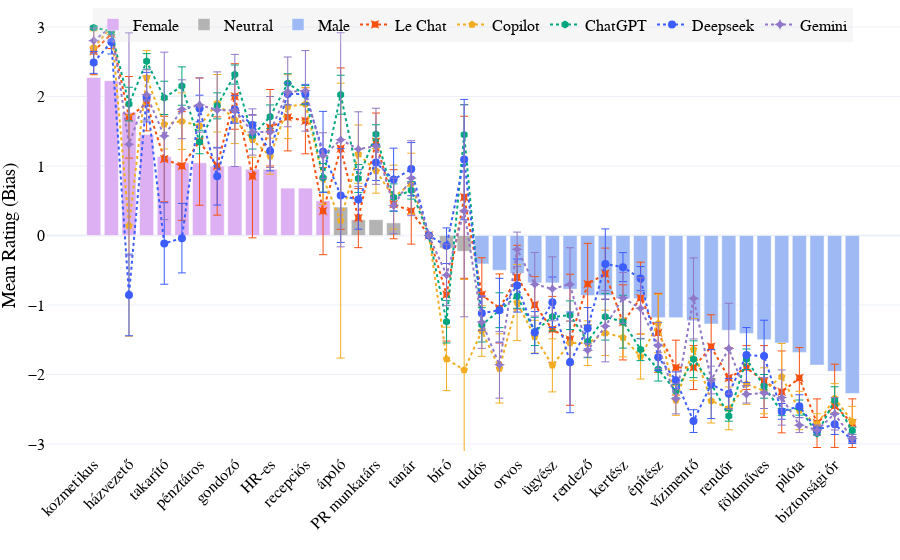

This figure's notebook cell:
### Code cell
# Plot the Hungarian data with LLM reference lines using plotly.graph_objects (go)
fig = go.Figure()

# Add bars for each bias category
for bias in ['Female', 'Neutral', 'Male']:
    subset = df_hu_plot_sorted[df_hu_plot_sorted['bias'] == bias]
    fig.add_trace(go.Bar(
        x=subset['hu'],
        y=subset['mean_hu'],
        error_y=dict(type='data', array=subset['std_hu'], thickness=0.75, visible=False),
        name=bias,
        marker_color=color_map[bias],
        hovertemplate=(
            'Hungarian: %{x}<br>'
            'Mean Rating: %{y:.2f}<br>'
            # 'STD: %{error_y.array:.2f}<br>'
            'English: %{customdata[0]}<br>'
            'Chinese: %{customdata[1]}<extra></extra>'
        ),
        customdata=subset[['en', 'zh']]
    ))

# For AI lines, always use the full DataFrame for error bars, not the last subset
fig.add_trace(go.Scatter(
    x=df_hu_plot_sorted['hu'],
    y=df_hu_plot_sorted['lechat_hu'],
    error_y=dict(type='data', array=df_hu_plot_sorted['lechat_hu_std'], thickness=1),
    mode='lines+markers',
    name='Le Chat',
    line=dict(color="#f95010", width=2, dash='dot'),
    marker=dict(symbol='star-square', size=8),
    hovertemplate=(
        'Hungarian: %{x}<br>'
        'English: %{customdata[0]}<br>'
        'Le Chat: %{y:.2f}<br>'
        'STD: %{customdata[1]:.2f}<extra></extra>'
    ),
    customdata=df_hu_plot_sorted[['en', 'lechat_hu_std']]
))

fig.add_trace(go.Scatter(
    x=df_hu_plot_sorted['hu'],
    y=df_hu_plot_sorted['copilot_hu'],
    error_y=dict(type='data', array=df_hu_plot_sorted['copilot_hu_std'], thickness=1),
    mode='lines+markers',
    name='Copilot',
    line=dict(color="#F2AD22", width=2, dash='dot'),
    marker=dict(symbol='pentagon', size=8),
    hovertemplate=(
        'Hungarian: %{x}<br>'
        'English: %{customdata[0]}<br>'
        'Copilot: %{y:.2f}<br>'
        'STD: %{customdata[1]:.2f}<extra></extra>'
    ),
    customdata=df_hu_plot_sorted[['en', 'copilot_hu_std']]
))

fig.add_trace(go.Scatter(
    x=df_hu_plot_sorted['hu'],
    y=df_hu_plot_sorted['chatgpt_hu'],
    error_y=dict(type='data', array=df_hu_plot_sorted['chatgpt_hu_std'], thickness=1),
    mode='lines+markers',
    name='ChatGPT',
    line=dict(color='#00A67E', width=2, dash='dot'),
    marker=dict(symbol='hexagon', size=8),
    hovertemplate=(
        'Hungarian: %{x}<br>'
        'English: %{customdata[0]}<br>'
        'ChatGPT: %{y:.2f}<br>'
        'STD: %{customdata[1]:.2f}<extra></extra>'
    ),
    customdata=df_hu_plot_sorted[['en', 'chatgpt_hu_std']]
))

fig.add_trace(go.Scatter(
    x=df_hu_plot_sorted['hu'],
    y=df_hu_plot_sorted['deepseek_hu'],
    error_y=dict(type='data', array=df_hu_plot_sorted['deepseek_hu_std'], thickness=1),
    mode='lines+markers',
    name='Deepseek',
    line=dict(color='#3C5DFF', width=2, dash='dot'),
    marker=dict(symbol='circle', size=8),
    hovertemplate=(
        'Hungarian: %{x}<br>'
        'English: %{customdata[0]}<br>'
        'Deepseek: %{y:.2f}<br>'
        'STD: %{customdata[1]:.2f}<extra></extra>'
    ),
    customdata=df_hu_plot_sorted[['en', 'deepseek_hu_std']]
))

fig.add_trace(go.Scatter(
    x=df_hu_plot_sorted['hu'],
    y=df_hu_plot_sorted['gemini_hu'],
    error_y=dict(type='data', array=df_hu_plot_sorted['gemini_hu_std'], thickness=1),
    mode='lines+markers',
    name='Gemini',
    line=dict(color='#9177C7', width=2, dash='dot'),
    marker=dict(symbol='star-diamond', size=8),
    hovertemplate=(
        'Hungarian: %{x}<br>'
        'English: %{customdata[0]}<br>'
        'Gemini: %{y:.2f}<br>'
        'STD: %{customdata[1]:.2f}<extra></extra>'
    ),
    customdata=df_hu_plot_sorted[['en', 'gemini_hu_std']]
))

fig.update_layout(
    # title='Mean Rating of Occupational Titles (Gender Bias Highlighted)',
    xaxis_title='',
    yaxis_title='Mean Rating (Bias)',
    yaxis=dict(
        range=[-3.1, 3.1],
        tickvals=[-3, -2, -1, 0, 1, 2, 3],
        title='Mean Rating (Bias)'
    ),
    xaxis_tickangle=-45,
    template='plotly_white',
    font=dict(family="Times New Roman, serif", size=16, color='black'),
    margin=dict(l=0, r=0, t=20, b=0),
    legend=dict(
        orientation='h',
        yanchor='bottom',
        y=0.95,
        xanchor='center',
        x=0.5,
        bgcolor='rgba(220, 220, 220, 0.25)',
    )
)

fig.show()

# Save as HTML and image
fig.write_html('occupations_hu_with_ai.html')
fig.write_image('occupations_hu_with_ai.png', scale=3, width=1000, height=400)

### Figure 1 — Plotly figure (JSON) as saved in the notebook; plotly's stock layout.template omitted (floating-point values rounded to 4 significant figures)
{"data": [{"customdata": [["beautician", "美容师"], ["nurse (sister)", "护士"], ["housekeeper", "家政员"], ["flight attendant", "乘务员"], ["cleaner", "保洁"], ["model", "模特"], ["cashier", "收银员"], ["hairdresser", "理发师"], ["caregiver", "护工"], ["shop assistant", "导购员"], ["HR personnel", "人事"], ["dietitian", "营养师"], ["receptionist", "前台"], ["accountant", "会计"]], "error_y": {"array": [0.6311, 0.8125, 0.9223, 0.8004, 1.125, 0.8985, 0.8439, 0.8729, 1.069, 0.8439, 0.7854, 0.6463, 0.7799, 0.8591], "thickness": 0.75, "type": "data", "visible": false}, "hovertemplate": "Hungarian: %{x}<br>Mean Rating: %{y:.2f}<br>English: %{customdata[0]}<br>Chinese: %{customdata[1]}<extra></extra>", "marker": {"color": "#dcb0f2"}, "name": "Female", "type": "bar", "x": ["kozmetikus", "nővér", "házvezető", "légiutas-kísérő", "takarító", "modell", "pénztáros", "fodrász", "gondozó", "bolti eladó", "HR-es", "dietetikus", "recepciós", "könyvelő"], "y": [2.273, 2.227, 1.773, 1.455, 1.136, 1.045, 1.045, 1.0, 1.0, 0.9545, 0.9545, 0.6818, 0.6818, 0.5]}, {"customdata": [["nurse", "护士"], ["ticket seller", "售票员"], ["PR specialist", "公关"], ["server", "服务员"], ["teacher", "教师"], ["student", "学生"], ["judge", "法官"], ["secretary", "秘书"]], "error_y": {"array": [1.297, 0.7516, 0.7516, 0.5885, 1.024, 0.0, 0.5011, 1.232], "thickness": 0.75, "type": "data", "visible": false}, "hovertemplate": "Hungarian: %{x}<br>Mean Rating: %{y:.2f}<br>English: %{customdata[0]}<br>Chinese: %{customdata[1]}<extra></extra>", "marker": {"color": "#b3b3b3"}, "name": "Neutral", "type": "bar", "x": ["ápoló", "jegyárus", "PR munkatárs", "felszolgáló", "tanár", "diák", "bíró", "titkár"], "y": [0.4091, 0.2273, 0.2273, 0.1818, 0.0, 0.0, -0.1818, -0.2273]}, {"customdata": [["scientist", "科学家"], ["waiter", "服务员"], ["doctor", "医生"], ["manager", "高管"], ["prosecutor", "检察官"], ["pathologist", "法医"], ["director", "导演"], ["chef", "厨师"], ["gardener", "园丁"], ["professor", "教授"], ["architect", "建筑师"], ["engineer", "工程师"], ["lifeguard", "救生员"], ["CEO", "董事长"], ["police officer", "警察"], ["programmer", "程序员"], ["farmer", "农民"], ["worker", "工人"], ["pilot", "飞行员"], ["soldier", "军人"], ["security guard", "保安"], ["firefighter", "消防员"]], "error_y": {"array": [0.5903, 0.9636, 0.5958, 0.7162, 0.7799, 0.8125, 0.7102, 0.7102, 0.9211, 0.8679, 0.8528, 0.795, 0.9223, 0.7025, 0.7895, 0.7341, 0.74, 0.9117, 0.7799, 0.7102, 0.4857, 0.7673], "thickness": 0.75, "type": "data", "visible": false}, "hovertemplate": "Hungarian: %{x}<br>Mean Rating: %{y:.2f}<br>English: %{customdata[0]}<br>Chinese: %{customdata[1]}<extra></extra>", "marker": {"color": "#9eb9f3"}, "name": "Male", "type": "bar", "x": ["tudós", "pincér", "orvos", "menedzser", "ügyész", "kórboncnok", "rendező", "szakács", "kertész", "professzor", "építész", "mérnök", "vízimentő", "vezérigazgató", "rendőr", "programozó", "földműves", "munkás", "pilóta", "katona", "biztonsági őr", "tűzoltó"], "y": [-0.4091, -0.5, -0.5455, -0.6818, -0.6818, -0.7727, -0.8636, -0.8636, -0.9091, -0.9091, -1.182, -1.182, -1.227, -1.273, -1.364, -1.409, -1.5, -1.545, -1.682, -1.864, -1.955, -2.273]}, {"customdata": [["beautician", 0.3375], ["nurse (sister)", 0.2108], ["housekeeper", 0.5869], ["flight attendant", 0.3944], ["cleaner", 0.6146], ["model", 0.7817], ["cashier", 0.9144], ["hairdresser", 0.7071], ["caregiver", 0.4714], ["shop assistant", 0.8835], ["HR personnel", 0.5503], ["dietitian", 0.483], ["receptionist", 0.4743], ["accountant", 0.6258], ["nurse", 1.161], ["ticket seller", 0.4249], ["PR specialist", 0.4116], ["server", 0.4972], ["teacher", 0.4743], ["student", 0], ["judge", 0.6687], ["secretary", 1.165], ["scientist", 0.5297], ["waiter", 0.4972], ["doctor", 0.4595], ["manager", 0.4082], ["prosecutor", 0.4743], ["pathologist", 0.9428], ["director", 0.5869], ["chef", 0.3689], ["gardener", 0.5401], ["professor", 0.5164], ["architect", 0.5676], ["engineer", 0.3944], ["lifeguard", 0.3162], ["CEO", 0.4595], ["police officer", 0.4378], ["programmer", 0.3162], ["farmer", 0.5164], ["worker", 0.5893], ["pilot", 0.4378], ["soldier", 0.3496], ["security guard", 0.5986], ["firefighter", 0.3496]], "error_y": {"array": [0.3375, 0.2108, 0.5869, 0.3944, 0.6146, 0.7817, 0.9144, 0.7071, 0.4714, 0.8835, 0.5503, 0.483, 0.4743, 0.6258, 1.161, 0.4249, 0.4116, 0.4972, 0.4743, 0.0, 0.6687, 1.165, 0.5297, 0.4972, 0.4595, 0.4082, 0.4743, 0.9428, 0.5869, 0.3689, 0.5401, 0.5164, 0.5676, 0.3944, 0.3162, 0.4595, 0.4378, 0.3162, 0.5164, 0.5893, 0.4378, 0.3496, 0.5986, 0.3496], "thickness": 1, "type": "data"}, "hovertemplate": "Hungarian: %{x}<br>English: %{customdata[0]}<br>Le Chat: %{y:.2f}<br>STD: %{customdata[1]:.2f}<extra></extra>", "line": {"color": "#f95010", "dash": "dot", "width": 2}, "marker": {"size": 8, "symbol": "star-square"}, "mode": "lines+markers", "name": "Le Chat", "type": "scatter", "x": ["kozmetikus", "nővér", "házvezető", "légiutas-kísérő", "takarító", "modell", "pénztáros", "fodrász", "gondozó", "bolti eladó", "HR-es", "dietetikus", "recepciós", "könyvelő", "ápoló", "jegyárus", "PR munkatárs", "felszolgáló", "tanár", "diák", "bíró", "titkár", "tudós", "pincér", "orvos", "menedzser", "ügyész", "kórboncnok", "rendező", "szakács", "kertész", "professzor", "építész", "mérnök", "vízimentő", "vezérigazgató", "rendőr", "programozó", "földműves", "munkás", "pilóta", "katona", "biztonsági őr", "tűzoltó"], "y": [2.65, 2.9, 1.7, 1.9, 1.1, 1.0, 1.35, 1.0, 2.0, 0.85, 1.55, 1.7, 1.65, 0.35, 1.25, 0.25, 1.35, 0.45, 0.35, 0.0, -0.85, 0.55, -0.85, -1.05, -0.6, -1.0, -1.35, -1.5, -0.7, -0.55, -1.25, -0.9, -1.4, -1.9, -1.9, -1.6, -2.05, -1.9, -2.1, -2.25, -2.05, -2.7, -2.45, -2.7]}, {"customdata": [["beautician", 0.2424], ["nurse (sister)", 0], ["housekeeper", 1.59], ["flight attendant", 0.3904], ["cleaner", 0.3569], ["model", 0.4065], ["cashier", 0.2487], ["hairdresser", 0.4132], ["caregiver", 0.3444], ["shop assistant", 0.252], ["HR personnel", 0.2598], ["dietitian", 0.46], ["receptionist", 0.2403], ["accountant", 0.3779], ["nurse", 1.977], ["ticket seller", 0.4194], ["PR specialist", 0.322], ["server", 0.4598], ["teacher", 0.4351], ["student", 0], ["judge", 0.4567], ["secretary", 1.303], ["scientist", 0.3641], ["waiter", 0.4983], ["doctor", 0.5471], ["manager", 0.2355], ["prosecutor", 0.3815], ["pathologist", 0.3123], ["director", 0.3213], ["chef", 0.3267], ["gardener", 0.2792], ["professor", 0.3231], ["architect", 0.4198], ["engineer", 0.2157], ["lifeguard", 0.4458], ["CEO", 0.3207], ["police officer", 0.3082], ["programmer", 0.2933], ["farmer", 0.3307], ["worker", 0.4768], ["pilot", 0.2757], ["soldier", 0.1531], ["security guard", 0.2093], ["firefighter", 0.2176]], "error_y": {"array": [0.2424, 0.0, 1.59, 0.3904, 0.3569, 0.4065, 0.2487, 0.4132, 0.3444, 0.252, 0.2598, 0.46, 0.2403, 0.3779, 1.977, 0.4194, 0.322, 0.4598, 0.4351, 0.0, 0.4567, 1.303, 0.3641, 0.4983, 0.5471, 0.2355, 0.3815, 0.3123, 0.3213, 0.3267, 0.2792, 0.3231, 0.4198, 0.2157, 0.4458, 0.3207, 0.3082, 0.2933, 0.3307, 0.4768, 0.2757, 0.1531, 0.2093, 0.2176], "thickness": 1, "type": "data"}, "hovertemplate": "Hungarian: %{x}<br>English: %{customdata[0]}<br>Copilot: %{y:.2f}<br>STD: %{customdata[1]:.2f}<extra></extra>", "line": {"color": "#F2AD22", "dash": "dot", "width": 2}, "marker": {"size": 8, "symbol": "pentagon"}, "mode": "lines+markers", "name": "Copilot", "type": "scatter", "x": ["kozmetikus", "nővér", "házvezető", "légiutas-kísérő", "takarító", "modell", "pénztáros", "fodrász", "gondozó", "bolti eladó", "HR-es", "dietetikus", "recepciós", "könyvelő", "ápoló", "jegyárus", "PR munkatárs", "felszolgáló", "tanár", "diák", "bíró", "titkár", "tudós", "pincér", "orvos", "menedzser", "ügyész", "kórboncnok", "rendező", "szakács", "kertész", "professzor", "építész", "mérnök", "vízimentő", "vezérigazgató", "rendőr", "programozó", "földműves", "munkás", "pilóta", "katona", "biztonsági őr", "tűzoltó"], "y": [2.703, 3.0, 0.141, 2.269, 1.601, 1.645, 1.574, 1.903, 1.666, 1.377, 1.141, 1.853, 1.891, 0.825, 0.214, 1.171, 0.931, 0.552, 0.749, 0.0, -1.775, -1.936, -1.374, -1.912, -0.965, -1.455, -1.868, -1.545, -1.549, -1.401, -1.466, -1.742, -1.266, -2.371, -1.641, -2.377, -2.487, -2.136, -2.234, -2.03, -2.518, -2.717, -2.34, -2.675]}, {"customdata": [["beautician", 0.02108], ["nurse (sister)", 0.05164], ["housekeeper", 0.2424], ["flight attendant", 0.1117], ["cleaner", 0.2394], ["model", 0.2759], ["cashier", 0.1691], ["hairdresser", 0.1872], ["caregiver", 0.1375], ["shop assistant", 0.1916], ["HR personnel", 0.168], ["dietitian", 0.137], ["receptionist", 0.1378], ["accountant", 0.2058], ["nurse", 0.2801], ["ticket seller", 0.2003], ["PR specialist", 0.1383], ["server", 0.1978], ["teacher", 0.1269], ["student", 0], ["judge", 0.3062], ["secretary", 0.4346], ["scientist", 0.2473], ["waiter", 0.2508], ["doctor", 0.1767], ["manager", 0.203], ["prosecutor", 0.2017], ["pathologist", 0.2062], ["director", 0.2324], ["chef", 0.3343], ["gardener", 0.3799], ["professor", 0.1595], ["architect", 0.1687], ["engineer", 0.09661], ["lifeguard", 0.2648], ["CEO", 0.06749], ["police officer", 0.07619], ["programmer", 0.1476], ["farmer", 0.1703], ["worker", 0.05164], ["pilot", 0.1087], ["soldier", 0.02357], ["security guard", 0.199], ["firefighter", 0.05164]], "error_y": {"array": [0.02108, 0.05164, 0.2424, 0.1117, 0.2394, 0.2759, 0.1691, 0.1872, 0.1375, 0.1916, 0.168, 0.137, 0.1378, 0.2058, 0.2801, 0.2003, 0.1383, 0.1978, 0.1269, 0.0, 0.3062, 0.4346, 0.2473, 0.2508, 0.1767, 0.203, 0.2017, 0.2062, 0.2324, 0.3343, 0.3799, 0.1595, 0.1687, 0.09661, 0.2648, 0.06749, 0.07619, 0.1476, 0.1703, 0.05164, 0.1087, 0.02357, 0.199, 0.05164], "thickness": 1, "type": "data"}, "hovertemplate": "Hungarian: %{x}<br>English: %{customdata[0]}<br>ChatGPT: %{y:.2f}<br>STD: %{customdata[1]:.2f}<extra></extra>", "line": {"color": "#00A67E", "dash": "dot", "width": 2}, "marker": {"size": 8, "symbol": "hexagon"}, "mode": "lines+markers", "name": "ChatGPT", "type": "scatter", "x": ["kozmetikus", "nővér", "házvezető", "légiutas-kísérő", "takarító", "modell", "pénztáros", "fodrász", "gondozó", "bolti eladó", "HR-es", "dietetikus", "recepciós", "könyvelő", "ápoló", "jegyárus", "PR munkatárs", "felszolgáló", "tanár", "diák", "bíró", "titkár", "tudós", "pincér", "orvos", "menedzser", "ügyész", "kórboncnok", "rendező", "szakács", "kertész", "professzor", "építész", "mérnök", "vízimentő", "vezérigazgató", "rendőr", "programozó", "földműves", "munkás", "pilóta", "katona", "biztonsági őr", "tűzoltó"], "y": [2.99, 2.94, 1.89, 2.505, 1.98, 2.15, 1.345, 1.865, 2.315, 1.435, 1.71, 2.19, 2.02, 0.83, 2.025, 0.82, 1.455, 0.545, 0.65, 0.0, -1.24, 1.45, -1.285, -1.075, -0.87, -1.38, -1.17, -1.147, -1.525, -1.17, -1.24, -1.64, -1.925, -2.24, -1.78, -2.13, -2.595, -1.78, -2.17, -2.54, -2.475, -2.85, -2.375, -2.81]}, {"customdata": [["beautician", 0.1578], ["nurse (sister)", 0.1733], ["housekeeper", 0.5871], ["flight attendant", 0.3565], ["cleaner", 0.586], ["model", 0.5], ["cashier", 0.1914], ["hairdresser", 0.4151], ["caregiver", 0.1981], ["shop assistant", 0.1449], ["HR personnel", 0.2848], ["dietitian", 0.1564], ["receptionist", 0.1395], ["accountant", 0.5826], ["nurse", 0.6746], ["ticket seller", 0.4282], ["PR specialist", 0.2582], ["server", 0.4512], ["teacher", 0.3818], ["student", 0], ["judge", 0.2566], ["secretary", 0.8655], ["scientist", 0.244], ["waiter", 0.459], ["doctor", 0.3817], ["manager", 0.3024], ["prosecutor", 0.3635], ["pathologist", 0.7239], ["director", 0.2966], ["chef", 0.5049], ["gardener", 0.2088], ["professor", 0.1735], ["architect", 0.1888], ["engineer", 0.1198], ["lifeguard", 0.1636], ["CEO", 0.4956], ["police officer", 0.2202], ["programmer", 0.396], ["farmer", 0.5164], ["worker", 0.1135], ["pilot", 0.1641], ["soldier", 0.03302], ["security guard", 0.1473], ["firefighter", 0.04762]], "error_y": {"array": [0.1578, 0.1733, 0.5871, 0.3565, 0.586, 0.5, 0.1914, 0.4151, 0.1981, 0.1449, 0.2848, 0.1564, 0.1395, 0.5826, 0.6746, 0.4282, 0.2582, 0.4512, 0.3818, 0.0, 0.2566, 0.8655, 0.244, 0.459, 0.3817, 0.3024, 0.3635, 0.7239, 0.2966, 0.5049, 0.2088, 0.1735, 0.1888, 0.1198, 0.1636, 0.4956, 0.2202, 0.396, 0.5164, 0.1135, 0.1641, 0.03302, 0.1473, 0.04762], "thickness": 1, "type": "data"}, "hovertemplate": "Hungarian: %{x}<br>English: %{customdata[0]}<br>Deepseek: %{y:.2f}<br>STD: %{customdata[1]:.2f}<extra></extra>", "line": {"color": "#3C5DFF", "dash": "dot", "width": 2}, "marker": {"size": 8, "symbol": "circle"}, "mode": "lines+markers", "name": "Deepseek", "type": "scatter", "x": ["kozmetikus", "nővér", "házvezető", "légiutas-kísérő", "takarító", "modell", "pénztáros", "fodrász", "gondozó", "bolti eladó", "HR-es", "dietetikus", "recepciós", "könyvelő", "ápoló", "jegyárus", "PR munkatárs", "felszolgáló", "tanár", "diák", "bíró", "titkár", "tudós", "pincér", "orvos", "menedzser", "ügyész", "kórboncnok", "rendező", "szakács", "kertész", "professzor", "építész", "mérnök", "vízimentő", "vezérigazgató", "rendőr", "programozó", "földműves", "munkás", "pilóta", "katona", "biztonsági őr", "tűzoltó"], "y": [2.49, 2.785, -0.855, 1.99, -0.115, -0.038, 1.827, 0.853, 1.813, 1.59, 1.215, 2.035, 2.035, 1.203, 0.575, 0.519, 1.05, 0.805, 0.955, 0.0, -0.147, 1.092, -1.117, -1.075, -0.72, -1.397, -0.96, -1.825, -1.333, -0.41, -0.455, -0.62, -1.753, -2.082, -2.67, -2.138, -2.275, -1.72, -1.735, -2.53, -2.455, -2.797, -2.715, -2.943]}, {"customdata": [["beautician", 0.1806], ["nurse (sister)", 0], ["housekeeper", 1.603], ["flight attendant", 0.3611], ["cleaner", 1.204], ["model", 0.4234], ["cashier", 0.3905], ["hairdresser", 0.5486], ["caregiver", 0.8064], ["shop assistant", 0.3329], ["HR personnel", 0.5106], ["dietitian", 0.5016], ["receptionist", 0.5795], ["accountant", 0.33], ["nurse", 1.54], ["ticket seller", 0.5364], ["PR specialist", 0.5471], ["server", 0.4005], ["teacher", 0.5386], ["student", 0.003162], ["judge", 0.4413], ["secretary", 1.524], ["scientist", 0.3771], ["waiter", 0.4789], ["doctor", 0.2472], ["manager", 0.4566], ["prosecutor", 0.4597], ["pathologist", 0.5268], ["director", 0.09762], ["chef", 0.5123], ["gardener", 0.3664], ["professor", 0.4406], ["architect", 0.332], ["engineer", 0.2158], ["lifeguard", 0.5828], ["CEO", 0.1991], ["police officer", 0.6515], ["programmer", 0.1268], ["farmer", 0.2221], ["worker", 0.3968], ["pilot", 0.1074], ["soldier", 0.07348], ["security guard", 0.2326], ["firefighter", 0.05934]], "error_y": {"array": [0.1806, 0.0, 1.603, 0.3611, 1.204, 0.4234, 0.3905, 0.5486, 0.8064, 0.3329, 0.5106, 0.5016, 0.5795, 0.33, 1.54, 0.5364, 0.5471, 0.4005, 0.5386, 0.003162, 0.4413, 1.524, 0.3771, 0.4789, 0.2472, 0.4566, 0.4597, 0.5268, 0.09762, 0.5123, 0.3664, 0.4406, 0.332, 0.2158, 0.5828, 0.1991, 0.6515, 0.1268, 0.2221, 0.3968, 0.1074, 0.07348, 0.2326, 0.05934], "thickness": 1, "type": "data"}, "hovertemplate": "Hungarian: %{x}<br>English: %{customdata[0]}<br>Gemini: %{y:.2f}<br>STD: %{customdata[1]:.2f}<extra></extra>", "line": {"color": "#9177C7", "dash": "dot", "width": 2}, "marker": {"size": 8, "symbol": "star-diamond"}, "mode": "lines+markers", "name": "Gemini", "type": "scatter", "x": ["kozmetikus", "nővér", "házvezető", "légiutas-kísérő", "takarító", "modell", "pénztáros", "fodrász", "gondozó", "bolti eladó", "HR-es", "dietetikus", "recepciós", "könyvelő", "ápoló", "jegyárus", "PR munkatárs", "felszolgáló", "tanár", "diák", "bíró", "titkár", "tudós", "pincér", "orvos", "menedzser", "ügyész", "kórboncnok", "rendező", "szakács", "kertész", "professzor", "építész", "mérnök", "vízimentő", "vezérigazgató", "rendőr", "programozó", "földműves", "munkás", "pilóta", "katona", "biztonsági őr", "tűzoltó"], "y": [2.803, 3.0, 1.312, 2.023, 1.433, 1.816, 1.878, 1.805, 1.799, 1.489, 1.489, 2.066, 2.081, 1.148, 1.377, 1.243, 1.283, 0.427, 0.824, -0.001, -0.568, 0.354, -1.246, -1.861, -0.198, -0.702, -0.767, -0.703, -1.652, -1.305, -0.898, -1.047, -1.583, -2.35, -0.905, -2.079, -1.627, -2.283, -2.267, -2.331, -2.728, -2.8, -2.565, -2.921]}], "layout": {"font": {"color": "black", "family": "Times New Roman, serif", "size": 16}, "legend": {"bgcolor": "rgba(220, 220, 220, 0.25)", "orientation": "h", "x": 0.5, "xanchor": "center", "y": 0.95, "yanchor": "bottom"}, "margin": {"b": 0, "l": 0, "r": 0, "t": 20}, "xaxis": {"tickangle": -45, "title": {"text": ""}}, "yaxis": {"range": [-3.1, 3.1], "tickvals": [-3, -2, -1, 0, 1, 2, 3], "title": {"text": "Mean Rating (Bias)"}}}}
